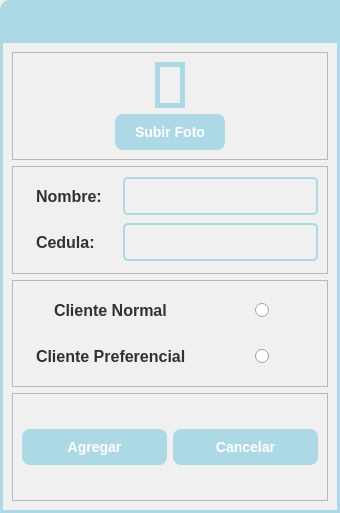
<?xml version="1.0" encoding="UTF-8"?>
<ui version="4.0">
 <class>Dialog_agregar_cliente</class>
 <widget class="QDialog" name="Dialog_agregar_cliente">
  <property name="geometry">
   <rect>
    <x>0</x>
    <y>0</y>
    <width>340</width>
    <height>513</height>
   </rect>
  </property>
  <property name="windowTitle">
   <string>Dialog</string>
  </property>
  <layout class="QVBoxLayout" name="verticalLayout">
   <property name="spacing">
    <number>0</number>
   </property>
   <property name="leftMargin">
    <number>0</number>
   </property>
   <property name="topMargin">
    <number>0</number>
   </property>
   <property name="rightMargin">
    <number>0</number>
   </property>
   <property name="bottomMargin">
    <number>0</number>
   </property>
   <item>
    <widget class="QFrame" name="menuBar_frame_2">
     <property name="minimumSize">
      <size>
       <width>0</width>
       <height>40</height>
      </size>
     </property>
     <property name="maximumSize">
      <size>
       <width>16777215</width>
       <height>40</height>
      </size>
     </property>
     <property name="styleSheet">
      <string notr="true">QFrame#menuBar_frame_2{
background-color: rgb(173, 216, 230);
border-top-left-radius: 10px;
}
</string>
     </property>
     <property name="frameShape">
      <enum>QFrame::StyledPanel</enum>
     </property>
     <property name="frameShadow">
      <enum>QFrame::Raised</enum>
     </property>
     <layout class="QHBoxLayout" name="horizontalLayout_5">
      <property name="spacing">
       <number>6</number>
      </property>
      <property name="leftMargin">
       <number>9</number>
      </property>
      <property name="topMargin">
       <number>11</number>
      </property>
      <property name="rightMargin">
       <number>15</number>
      </property>
      <property name="bottomMargin">
       <number>0</number>
      </property>
     </layout>
    </widget>
   </item>
   <item>
    <widget class="QFrame" name="central_frame">
     <property name="styleSheet">
      <string notr="true">QFrame#central_frame{
	border: 3px solid rgb(173, 216, 230); /* Bordes gruesos de color RGB(173, 216, 230) */
    background-color: rgb(240, 240, 240)
}

/* Estilo para QLabel */
QLabel {
    font-size: 16px;
    font-weight: bold;
    color: rgb(50, 50, 50);
    background-color: rgb(240, 240, 240);
    padding: 10px;
}

/* Estilo para QPushButton */
QPushButton {
    font-size: 14px;
    font-weight: bold;
    color: white;
    background-color: rgb(173, 216, 230);
    border: none;
    border-radius: 8px;
    padding: 10px 20px;
}

/* Efecto al pasar el mouse sobre el botón */
QPushButton:hover {
    background-color: rgb(150, 200, 220);
}

/* Efecto al presionar el botón */
QPushButton:pressed {
    background-color: rgb(130, 180, 200);
}
/* Estilo para QLineEdit */
QLineEdit {
    font-size: 14px;
    color: rgb(50, 50, 50);
    background-color: rgb(240, 240, 240);
    border: 2px solid rgb(173, 216, 230);
    border-radius: 5px;
    padding: 8px;
}

/* Efecto al pasar el mouse sobre el QLineEdit */
QLineEdit:hover {
    border: 2px solid rgb(150, 200, 220);
}

/* Efecto al estar enfocado en el QLineEdit */
QLineEdit:focus {
    border: 2px solid rgb(50, 150, 220);
}
</string>
     </property>
     <property name="frameShape">
      <enum>QFrame::StyledPanel</enum>
     </property>
     <property name="frameShadow">
      <enum>QFrame::Raised</enum>
     </property>
     <layout class="QVBoxLayout" name="verticalLayout_2">
      <item>
       <widget class="QFrame" name="picture_frame">
        <property name="frameShape">
         <enum>QFrame::StyledPanel</enum>
        </property>
        <property name="frameShadow">
         <enum>QFrame::Raised</enum>
        </property>
        <layout class="QVBoxLayout" name="verticalLayout_3">
         <item alignment="Qt::AlignHCenter">
          <widget class="QLabel" name="picture_label">
           <property name="styleSheet">
            <string notr="true">border: 5px solid rgb(173, 216, 230); /* Borde de color RGB(173, 216, 230) */
    padding: 5px; /* Espaciado interno para separar el contenido del borde */</string>
           </property>
           <property name="text">
            <string/>
           </property>
           <property name="pixmap">
            <pixmap resource="../icons.qrc">:/icons/assets/icons/icons8-usuario-80.png</pixmap>
           </property>
          </widget>
         </item>
         <item alignment="Qt::AlignHCenter">
          <widget class="QPushButton" name="change_pictur_botton">
           <property name="layoutDirection">
            <enum>Qt::RightToLeft</enum>
           </property>
           <property name="text">
            <string>Subir Foto</string>
           </property>
           <property name="icon">
            <iconset resource="../icons.qrc">
             <normaloff>:/icons/assets/icons/open-file.png</normaloff>:/icons/assets/icons/open-file.png</iconset>
           </property>
           <property name="iconSize">
            <size>
             <width>20</width>
             <height>20</height>
            </size>
           </property>
          </widget>
         </item>
        </layout>
       </widget>
      </item>
      <item>
       <widget class="QFrame" name="data_frame">
        <property name="frameShape">
         <enum>QFrame::StyledPanel</enum>
        </property>
        <property name="frameShadow">
         <enum>QFrame::Raised</enum>
        </property>
        <layout class="QGridLayout" name="gridLayout_2">
         <item row="0" column="0">
          <widget class="QLabel" name="name_label">
           <property name="text">
            <string>Nombre:</string>
           </property>
          </widget>
         </item>
         <item row="2" column="0">
          <widget class="QLabel" name="cc_label">
           <property name="text">
            <string>Cedula:</string>
           </property>
          </widget>
         </item>
         <item row="0" column="1">
          <widget class="QLineEdit" name="name_lineEdit"/>
         </item>
         <item row="2" column="1">
          <widget class="QLineEdit" name="cc_lineEdit"/>
         </item>
        </layout>
       </widget>
      </item>
      <item>
       <widget class="QFrame" name="stats_frame">
        <property name="frameShape">
         <enum>QFrame::StyledPanel</enum>
        </property>
        <property name="frameShadow">
         <enum>QFrame::Raised</enum>
        </property>
        <layout class="QGridLayout" name="gridLayout">
         <item row="0" column="0" alignment="Qt::AlignHCenter">
          <widget class="QLabel" name="normal_label">
           <property name="text">
            <string>Cliente Normal</string>
           </property>
          </widget>
         </item>
         <item row="1" column="0" alignment="Qt::AlignHCenter">
          <widget class="QLabel" name="pro_label">
           <property name="text">
            <string>Cliente Preferencial</string>
           </property>
          </widget>
         </item>
         <item row="1" column="1" alignment="Qt::AlignHCenter">
          <widget class="QRadioButton" name="pro_radioButton">
           <property name="text">
            <string/>
           </property>
          </widget>
         </item>
         <item row="0" column="1" alignment="Qt::AlignHCenter">
          <widget class="QRadioButton" name="normal_radioButton">
           <property name="text">
            <string/>
           </property>
          </widget>
         </item>
        </layout>
       </widget>
      </item>
      <item>
       <widget class="QFrame" name="buttons_frame">
        <property name="frameShape">
         <enum>QFrame::StyledPanel</enum>
        </property>
        <property name="frameShadow">
         <enum>QFrame::Raised</enum>
        </property>
        <layout class="QHBoxLayout" name="horizontalLayout">
         <item>
          <widget class="QPushButton" name="add_pushButton">
           <property name="text">
            <string>Agregar</string>
           </property>
          </widget>
         </item>
         <item>
          <widget class="QPushButton" name="cancel_pushButton">
           <property name="text">
            <string>Cancelar</string>
           </property>
          </widget>
         </item>
        </layout>
       </widget>
      </item>
     </layout>
    </widget>
   </item>
  </layout>
 </widget>
 <resources>
  <include location="../icons.qrc"/>
  <include location="../icons.qrc"/>
 </resources>
 <connections/>
</ui>
